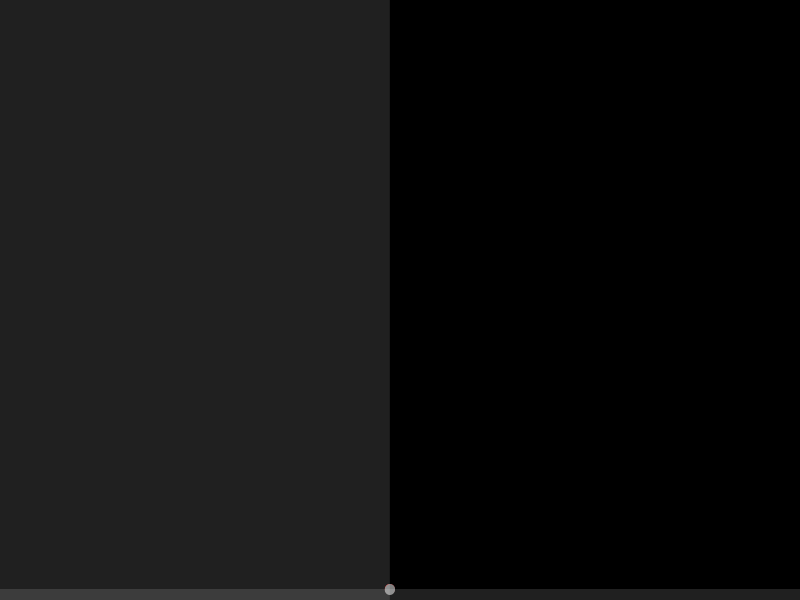
Frame 1 (no input)
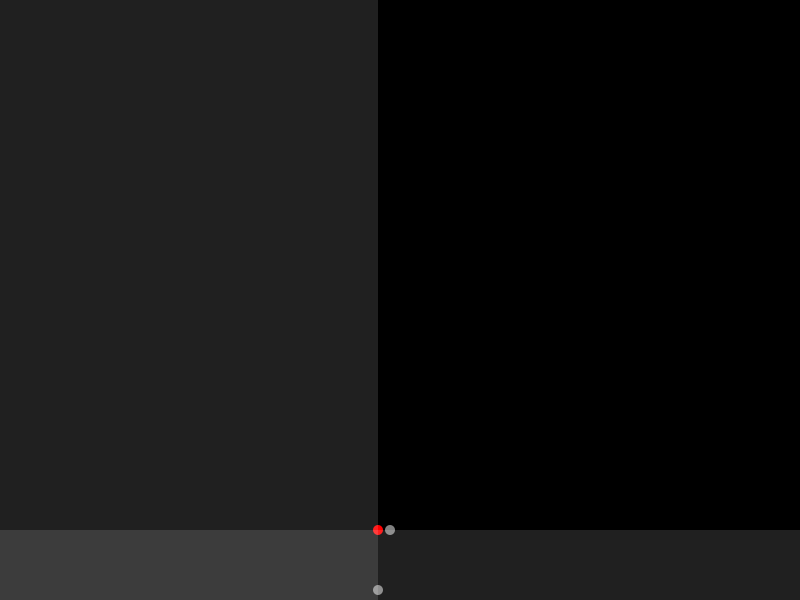
Frame 60 (the mouse pressed at the canvas centre just before this capture)
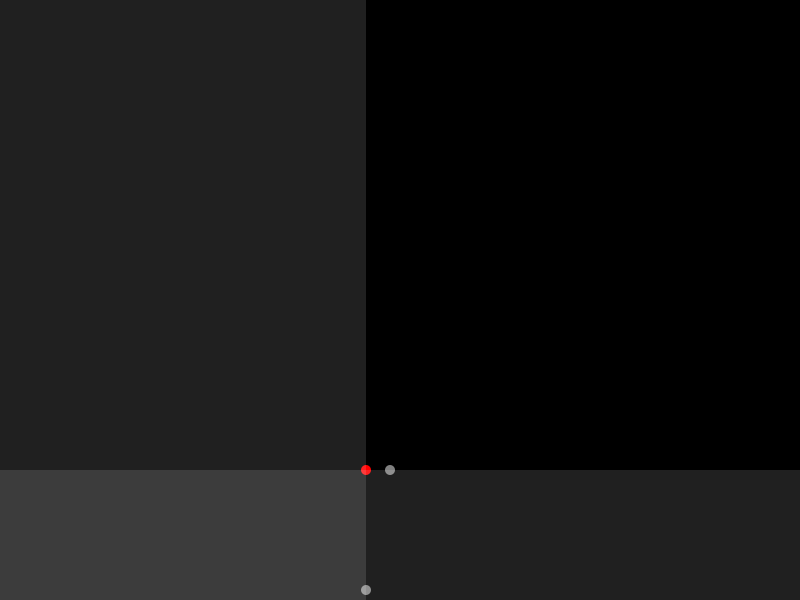
Frame 120 (the mouse held since frame 60 and released just before this capture)

The Processing sketch that drew these frames (run headless with seeded random() and noise(); from frame 60 on, the mouse is pressed at the canvas centre):

// Processing sketch: move_upstage_on_a_slight_diagonal
// ── move_upstage_on_a_slight_diagonal.pde
float x,y;
void setup(){
  size(800, 600);

  x = (width/2) - 10;
  y = height-10;
  
  noStroke();
  
}

void draw(){
  x-=.2;
  y--;
  
  background(0);
  
  fill(255, 0, 0);
  ellipse(x, y, 10, 10);
  
  // Horizontal movement
  fill(128);
  ellipse(x, height-10, 10, 10);
  
  // Vertical movement
  fill(128);
  ellipse((width/2)-10, y, 10, 10);
  
  fill(255, 32);
  rect(0, 0, x, height);
  rect(0, y, width, height-y);  

  
}
